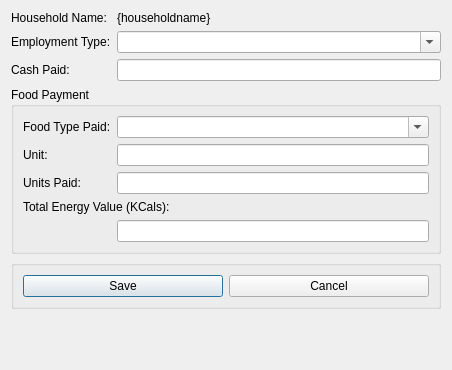
<?xml version="1.0" encoding="UTF-8"?>
<ui version="4.0">
 <class>AddHouseholdIncomeEmployment</class>
 <widget class="QDialog" name="AddHouseholdIncomeEmployment">
  <property name="geometry">
   <rect>
    <x>0</x>
    <y>0</y>
    <width>452</width>
    <height>370</height>
   </rect>
  </property>
  <property name="windowTitle">
   <string>Add Employment Income</string>
  </property>
  <layout class="QFormLayout" name="formLayout_2">
   <item row="0" column="0">
    <widget class="QLabel" name="label">
     <property name="text">
      <string>Household Name:</string>
     </property>
    </widget>
   </item>
   <item row="0" column="1">
    <widget class="QLabel" name="lblHouseholdName">
     <property name="text">
      <string>{householdname}</string>
     </property>
    </widget>
   </item>
   <item row="1" column="0">
    <widget class="QLabel" name="label_2">
     <property name="text">
      <string>Employment Type:</string>
     </property>
    </widget>
   </item>
   <item row="1" column="1">
    <widget class="QComboBox" name="cboEmploymentType">
     <property name="editable">
      <bool>true</bool>
     </property>
    </widget>
   </item>
   <item row="2" column="0">
    <widget class="QLabel" name="label_7">
     <property name="text">
      <string>Cash Paid:</string>
     </property>
    </widget>
   </item>
   <item row="2" column="1">
    <widget class="QLineEdit" name="txtCashPaid"/>
   </item>
   <item row="3" column="0" colspan="2">
    <widget class="QGroupBox" name="groupBox">
     <property name="title">
      <string>Food Payment</string>
     </property>
     <layout class="QFormLayout" name="formLayout">
      <item row="0" column="0">
       <widget class="QLabel" name="label_3">
        <property name="text">
         <string>Food Type Paid:</string>
        </property>
       </widget>
      </item>
      <item row="0" column="1">
       <widget class="QComboBox" name="cboFoodType">
        <property name="editable">
         <bool>true</bool>
        </property>
       </widget>
      </item>
      <item row="1" column="0">
       <widget class="QLabel" name="label_5">
        <property name="text">
         <string>Unit:</string>
        </property>
       </widget>
      </item>
      <item row="1" column="1">
       <widget class="QLineEdit" name="txtUnitOfMeasure"/>
      </item>
      <item row="2" column="0">
       <widget class="QLabel" name="label_4">
        <property name="text">
         <string>Units Paid:</string>
        </property>
       </widget>
      </item>
      <item row="2" column="1">
       <widget class="QLineEdit" name="txtUnitsPaid"/>
      </item>
      <item row="3" column="0" colspan="2">
       <widget class="QLabel" name="label_6">
        <property name="text">
         <string>Total Energy Value (KCals):</string>
        </property>
       </widget>
      </item>
      <item row="4" column="1">
       <widget class="QLineEdit" name="txtTotalEnergyValue"/>
      </item>
     </layout>
    </widget>
   </item>
   <item row="4" column="0" colspan="2">
    <widget class="QGroupBox" name="groupBox_2">
     <property name="title">
      <string/>
     </property>
     <layout class="QHBoxLayout" name="horizontalLayout">
      <item>
       <widget class="QPushButton" name="cmdSave">
        <property name="text">
         <string>Save</string>
        </property>
        <property name="default">
         <bool>true</bool>
        </property>
       </widget>
      </item>
      <item>
       <widget class="QPushButton" name="cmdCancel">
        <property name="text">
         <string>Cancel</string>
        </property>
       </widget>
      </item>
     </layout>
    </widget>
   </item>
  </layout>
 </widget>
 <tabstops>
  <tabstop>cboEmploymentType</tabstop>
  <tabstop>txtCashPaid</tabstop>
  <tabstop>cboFoodType</tabstop>
  <tabstop>txtUnitOfMeasure</tabstop>
  <tabstop>txtUnitsPaid</tabstop>
  <tabstop>txtTotalEnergyValue</tabstop>
  <tabstop>cmdSave</tabstop>
  <tabstop>cmdCancel</tabstop>
 </tabstops>
 <resources/>
 <connections>
  <connection>
   <sender>cmdCancel</sender>
   <signal>clicked()</signal>
   <receiver>AddHouseholdIncomeEmployment</receiver>
   <slot>mdiClose()</slot>
   <hints>
    <hint type="sourcelabel">
     <x>404</x>
     <y>314</y>
    </hint>
    <hint type="destinationlabel">
     <x>257</x>
     <y>305</y>
    </hint>
   </hints>
  </connection>
  <connection>
   <sender>cmdSave</sender>
   <signal>clicked()</signal>
   <receiver>AddHouseholdIncomeEmployment</receiver>
   <slot>saveIncome()</slot>
   <hints>
    <hint type="sourcelabel">
     <x>78</x>
     <y>305</y>
    </hint>
    <hint type="destinationlabel">
     <x>149</x>
     <y>302</y>
    </hint>
   </hints>
  </connection>
 </connections>
 <slots>
  <slot>saveIncome()</slot>
  <slot>mdiClose()</slot>
 </slots>
</ui>
